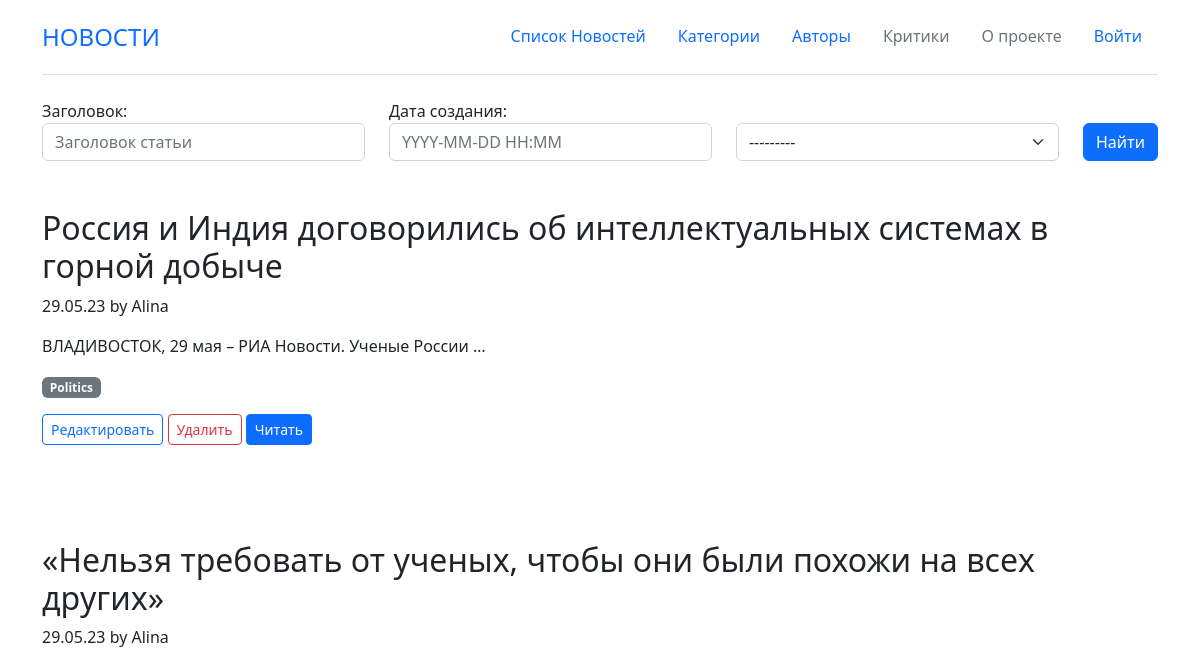
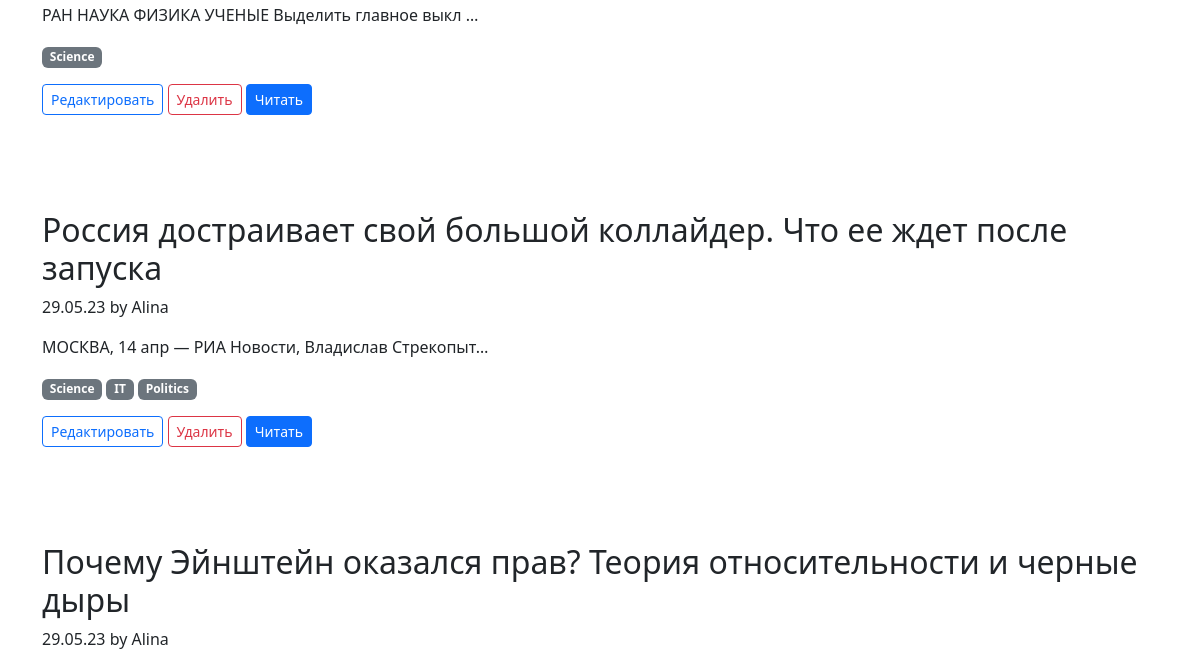
The page /posts/search/ (upper part) on the database as committed earlier (2 pictures, top to bottom).
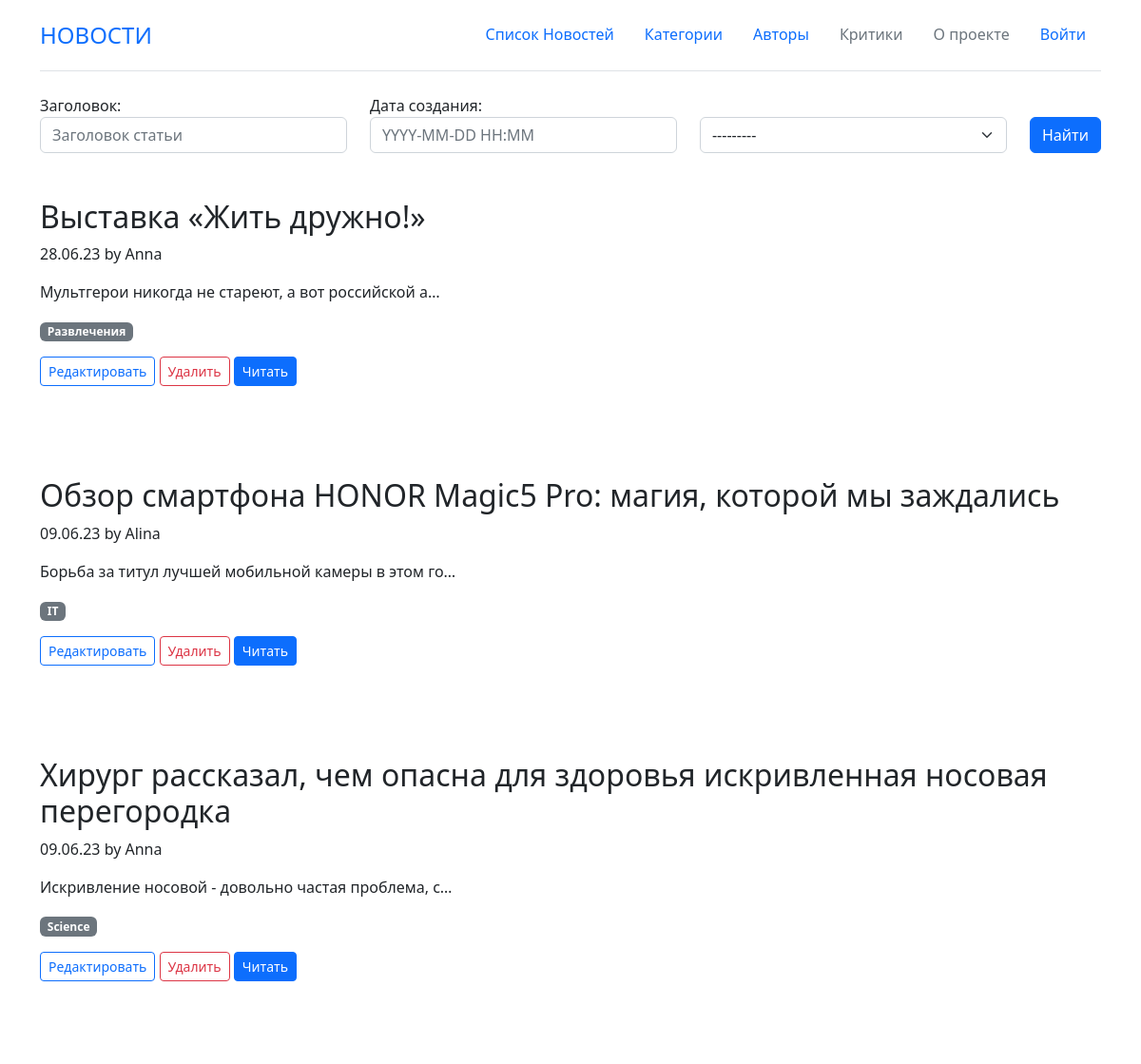
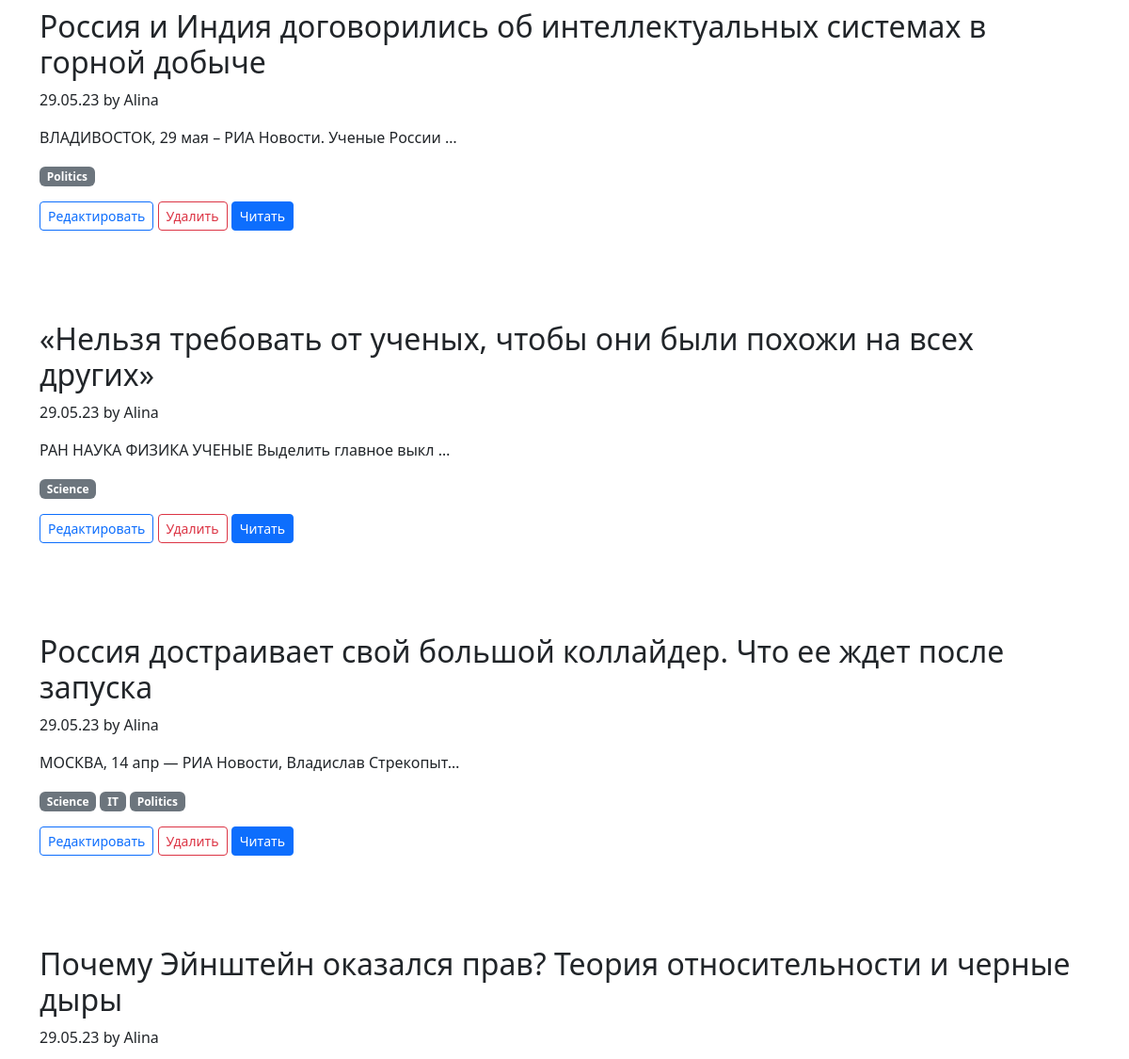
The same page on the database as committed later (2 pictures, top to bottom).
### news/models.py (models this page shows, shortened)
class Post(models.Model):
    class Meta:
        verbose_name = 'Посты'
        verbose_name_plural = 'Посты'
    article = "ART"
    news = "NWS"
    TYPE = [
        (article, "Статья"),
        (news, "Новость"),
    ]
    author = models.ForeignKey(Author,on_delete=models.CASCADE)
    postType = models.CharField(max_length=20, choices=TYPE, default=article)
    dateCreation = models.DateTimeField(auto_now_add=True)
    category = models.ManyToManyField(Category, through='PostCategory')
    title = models.CharField(max_length=128)
    text = models.TextField()
    rating = models.SmallIntegerField(default=0.0)
    def preview(self):
        return "".join((self.text[0:124],'...'))

class Author(models.Model):
    class Meta:
        verbose_name = 'Авторы'
        verbose_name_plural = 'Авторы'
    name = models.OneToOneField(User, on_delete=models.CASCADE)
    rating = models.SmallIntegerField(default=0)
    def __str__(self):
            return self.name.username

class Category(models.Model):
    class Meta:
        verbose_name = 'Категории'
        verbose_name_plural = 'Категории'
    name = models.CharField(max_length=64, unique=True, default="")
    subscribers = models.ManyToManyField(User)

### news/views.py (the view)
# urls.py: path('posts/search/', PostSearch.as_view(), name='search'),
class PostSearch(ListView):
    model = Post
    template_name = 'posts_search.html'
    context_object_name = 'posts'
    queryset = Post.objects.order_by('-dateCreation')
    def get_context_data(self, **kwargs): # забираем отфильтрованные объекты переопределяя метод get_context_data у наследуемого класса (привет, полиморфизм, мы скучали!!!)
        context = super().get_context_data(**kwargs)
        context['filter'] = PostFilter(self.request.GET, queryset=self.get_queryset()) # вписываем наш фильтр в контекст
        return context

### news/templates/posts_search.html (shortened to what this page needs)
{% extends 'defaultLayout.html' %}
{% load widget_tweaks %}
{% load custom_filters %}
{% block abracadabra %}
    <form method="GET">
        <div class="row  align-items-end">
            <div class="col">
                {{ filter.form.title.label_tag }}
                {% render_field filter.form.title class="form-control" placeholder="Заголовок статьи"%}
            </div>
            <div class="col">
                {{ filter.form.dateCreation.label_tag }}
                {% render_field filter.form.dateCreation class="form-control" %}
            </div>
            <div class="col">
                {% render_field filter.form.author class="form-select" %}
            </div>
            <div class="col-auto">
                <button type="submit" class="btn btn-primary">Найти</button>
              </div>
        </div>
    </form>
{% for post in filter.qs %}
<div class="row g-4 py-5 row-cols-1">
    <div class="col d-flex align-items-start">
        <div>
            <h3 class="fs-2">{{ post.title }}</h3>
            <p>{{ post.dateCreation | date:'d.m.y' }} by {{ post.author }}</p>
            <p>{{ post.preview | truncatechars:50 }}</p>
            <p>
                {% for category in post.category.all %}
                 <span class="badge text-bg-secondary">{{ category.name }}</span>
                {% endfor%}
            </p>
            <a href="{% url 'update' post.id %}" class="btn btn-outline-primary btn-sm">Редактировать</a>
            <a href="{% url 'delete' post.id %}" class="btn btn-outline-danger btn-sm">Удалить</a>
            <a href="{% url 'post' post.id %}" class="btn btn-primary btn-sm">
                Читать
            </a>
        </div>
    </div>
</div>
{% endfor %}
{% endblock abracadabra %}

### templates/defaultLayout.html (shortened to what this page needs)
{% load static %}
<!DOCTYPE html>
<html lang="ru" class="h-100">
<head>
    <link rel="stylesheet" href="https://cdn.jsdelivr.net/npm/bootstrap@5.2.3/dist/css/bootstrap.min.css">
    <link rel="stylesheet" href="{% static 'styles/general.css' %}" />
</head>
<body class="d-flex flex-column h-100">
  <main class="flex-shrink-0">
  <div class="container">
    <header class="d-flex flex-wrap justify-content-center py-3 mb-4 border-bottom">
      <a href="#" class="d-flex align-items-center mb-3 mb-md-0 me-md-auto link-body-emphasis text-decoration-none">
        <span class="fs-4">НОВОСТИ</span>
      </a>
     {% with request.resolver_match.url_name as url_name %}
      <ul class="nav nav-pills">
        <li class="nav-item">
          <a href="{% url 'search' %}" class="nav-link">
            <svg class="ico text-black" width="24" height="24" fill="currentColor">
              <use xlink:href="{% static 'img/bootstrap-icons.svg' %} #search"></use>
          </svg>
          </a>
        </li>
        <li class="nav-item"><a href="{% url 'posts' %}" class="nav-link {% if url_name == 'posts' or  url_name == 'post' %}active{% endif %}" aria-current="page">Список Новостей</a></li>
        <li class="nav-item"><a href="{% url 'categories' %}" class="nav-link {% if url_name == 'categories' or  url_name == 'category' %}active{% endif %}">Категории</a></li>
        <li class="nav-item"><a href="{% url 'authors' %}" class="nav-link {% if url_name == 'authors' %}active{% endif %}">Авторы</a></li>
        <li class="nav-item"><a href="#" class="nav-link disabled">Критики</a></li>
        <li class="nav-item"><a href="#" class="nav-link disabled">О проекте</a></li>
         {% if user.is_authenticated %}
              <li class="nav-item"><a href="{% url 'logout' %}" class="nav-link">Выйти</a></li>
         {% else %}
            <li class="nav-item"><a href="{% url 'account_login' %}" class="nav-link">Войти</a></li>
          {% endif %}
      </ul>
      {% endwith %}
    </header>
  </div>
    <div class="container">
      {% block abracadabra %}
      {% endblock abracadabra %}
    </div>
    </main>
  </body>
</html>

### static/styles/general.css (style rules this page uses)
.nav-link .ico { margin-right: 0; }
.ico { margin-right: 10px; }

Rows that differ between the two databases and show on the page:
added Post: title "Выставка «Жить дружно!»", dateCreation "28.06.23", author "Anna", preview "Мультгерои никогда не стареют, а вот российской а…"
added Category: name "Развлечения", shown under "Выставка «Жить дружно!»"
added Post: title "Обзор смартфона HONOR Magic5 Pro: магия, которой мы заждались", dateCreation "09.06.23", author "Alina", preview "Борьба за титул лучшей мобильной камеры в этом го…", Category (name "IT")
added Post: title "Хирург рассказал, чем опасна для здоровья искривленная носовая перегородка", dateCreation "09.06.23", author "Anna", preview "Искривление носовой - довольно частая проблема, с…", Category (name "Science")
